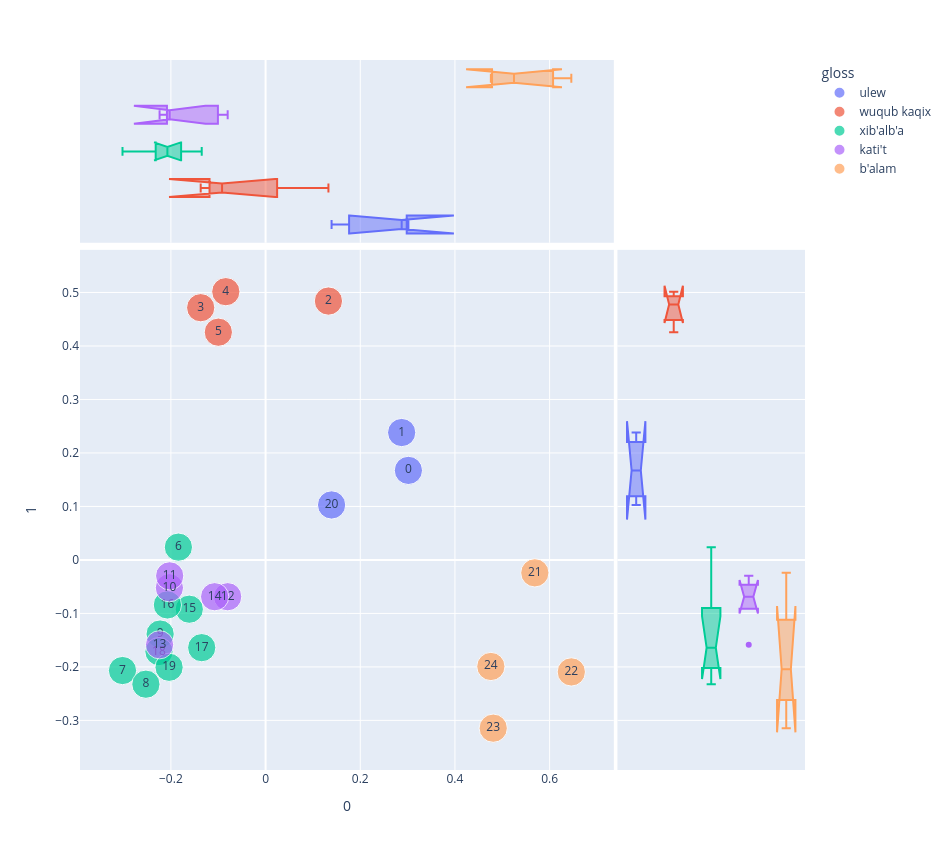
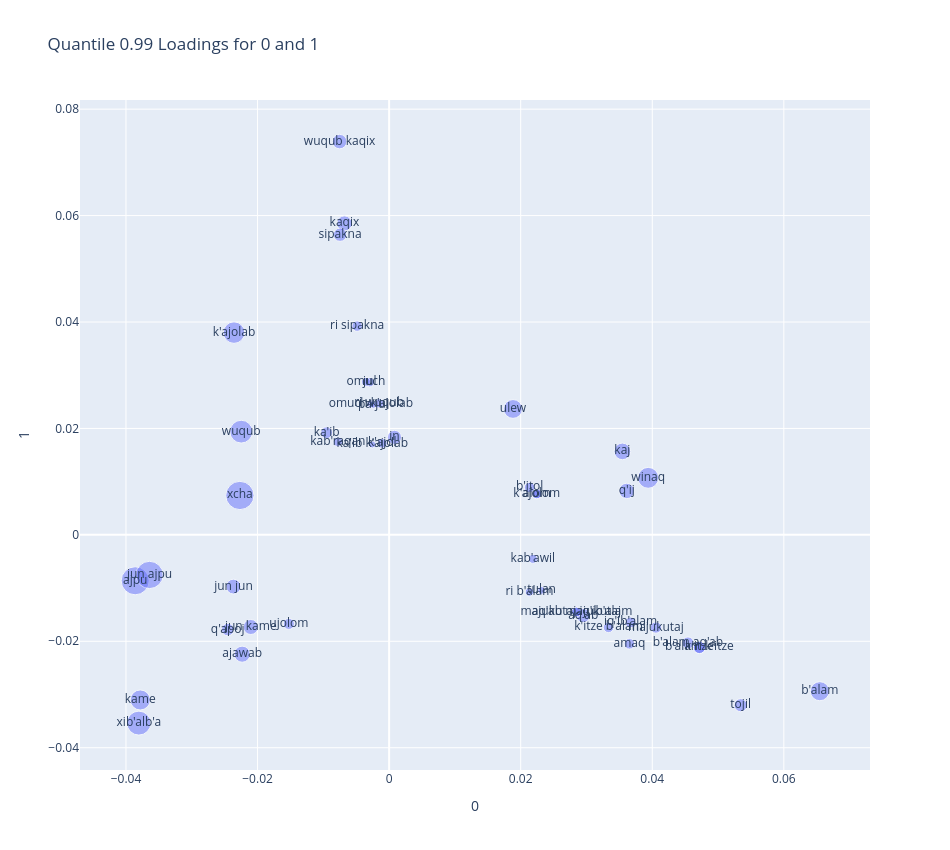

The notebook cell saved with these charts, in order:
### Code cell
plot_pca(0,1)

### Figure 1 — Plotly figure (JSON) as saved in the notebook; plotly's stock layout.template omitted (floating-point values rounded to 4 significant figures)
{"data": [{"hovertemplate": "gloss=ulew<br>0=%{x}<br>1=%{y}<br>size=%{marker.size}<br>doc_id=%{text}<extra></extra>", "legendgroup": "ulew", "marker": {"color": "#636efa", "size": [1, 1, 1], "sizemode": "area", "sizeref": 0.0025, "symbol": "circle"}, "mode": "markers+text", "name": "ulew", "orientation": "v", "showlegend": true, "text": [0, 1, 20], "type": "scatter", "x": [0.3017, 0.2875, 0.1394], "xaxis": "x", "y": [0.1674, 0.2382, 0.1028], "yaxis": "y"}, {"alignmentgroup": "True", "hovertemplate": "gloss=ulew<br>0=%{x}<extra></extra>", "legendgroup": "ulew", "marker": {"color": "#636efa", "symbol": "circle"}, "name": "ulew", "notched": true, "offsetgroup": "ulew", "showlegend": false, "type": "box", "x": [0.3017, 0.2875, 0.1394], "xaxis": "x3", "yaxis": "y3"}, {"alignmentgroup": "True", "hovertemplate": "gloss=ulew<br>1=%{y}<extra></extra>", "legendgroup": "ulew", "marker": {"color": "#636efa", "symbol": "circle"}, "name": "ulew", "notched": true, "offsetgroup": "ulew", "showlegend": false, "type": "box", "xaxis": "x2", "y": [0.1674, 0.2382, 0.1028], "yaxis": "y2"}, {"hovertemplate": "gloss=wuqub kaqix<br>0=%{x}<br>1=%{y}<br>size=%{marker.size}<br>doc_id=%{text}<extra></extra>", "legendgroup": "wuqub kaqix", "marker": {"color": "#EF553B", "size": [1, 1, 1, 1], "sizemode": "area", "sizeref": 0.0025, "symbol": "circle"}, "mode": "markers+text", "name": "wuqub kaqix", "orientation": "v", "showlegend": true, "text": [2, 3, 4, 5], "type": "scatter", "x": [0.1328, -0.1371, -0.08401, -0.0998], "xaxis": "x", "y": [0.484, 0.4715, 0.5015, 0.4258], "yaxis": "y"}, {"alignmentgroup": "True", "hovertemplate": "gloss=wuqub kaqix<br>0=%{x}<extra></extra>", "legendgroup": "wuqub kaqix", "marker": {"color": "#EF553B", "symbol": "circle"}, "name": "wuqub kaqix", "notched": true, "offsetgroup": "wuqub kaqix", "showlegend": false, "type": "box", "x": [0.1328, -0.1371, -0.08401, -0.0998], "xaxis": "x3", "yaxis": "y3"}, {"alignmentgroup": "True", "hovertemplate": "gloss=wuqub kaqix<br>1=%{y}<extra></extra>", "legendgroup": "wuqub kaqix", "marker": {"color": "#EF553B", "symbol": "circle"}, "name": "wuqub kaqix", "notched": true, "offsetgroup": "wuqub kaqix", "showlegend": false, "type": "box", "xaxis": "x2", "y": [0.484, 0.4715, 0.5015, 0.4258], "yaxis": "y2"}, {"hovertemplate": "gloss=xib'alb'a<br>0=%{x}<br>1=%{y}<br>size=%{marker.size}<br>doc_id=%{text}<extra></extra>", "legendgroup": "xib'alb'a", "marker": {"color": "#00cc96", "size": [1, 1, 1, 1, 1, 1, 1, 1, 1], "sizemode": "area", "sizeref": 0.0025, "symbol": "circle"}, "mode": "markers+text", "name": "xib'alb'a", "orientation": "v", "showlegend": true, "text": [6, 7, 8, 9, 15, 16, 17, 18, 19], "type": "scatter", "x": [-0.1842, -0.3022, -0.2528, -0.2228, -0.1612, -0.2074, -0.1349, -0.2252, -0.2038], "xaxis": "x", "y": [0.02392, -0.2068, -0.2323, -0.1386, -0.09208, -0.08413, -0.164, -0.1713, -0.2007], "yaxis": "y"}, {"alignmentgroup": "True", "hovertemplate": "gloss=xib'alb'a<br>0=%{x}<extra></extra>", "legendgroup": "xib'alb'a", "marker": {"color": "#00cc96", "symbol": "circle"}, "name": "xib'alb'a", "notched": true, "offsetgroup": "xib'alb'a", "showlegend": false, "type": "box", "x": [-0.1842, -0.3022, -0.2528, -0.2228, -0.1612, -0.2074, -0.1349, -0.2252, -0.2038], "xaxis": "x3", "yaxis": "y3"}, {"alignmentgroup": "True", "hovertemplate": "gloss=xib'alb'a<br>1=%{y}<extra></extra>", "legendgroup": "xib'alb'a", "marker": {"color": "#00cc96", "symbol": "circle"}, "name": "xib'alb'a", "notched": true, "offsetgroup": "xib'alb'a", "showlegend": false, "type": "box", "xaxis": "x2", "y": [0.02392, -0.2068, -0.2323, -0.1386, -0.09208, -0.08413, -0.164, -0.1713, -0.2007], "yaxis": "y2"}, {"hovertemplate": "gloss=kati't<br>0=%{x}<br>1=%{y}<br>size=%{marker.size}<br>doc_id=%{text}<extra></extra>", "legendgroup": "kati't", "marker": {"color": "#ab63fa", "size": [1, 1, 1, 1, 1], "sizemode": "area", "sizeref": 0.0025, "symbol": "circle"}, "mode": "markers+text", "name": "kati't", "orientation": "v", "showlegend": true, "text": [10, 11, 12, 13, 14], "type": "scatter", "x": [-0.2032, -0.2026, -0.08008, -0.2239, -0.1076], "xaxis": "x", "y": [-0.05202, -0.02979, -0.06878, -0.1586, -0.06879], "yaxis": "y"}, {"alignmentgroup": "True", "hovertemplate": "gloss=kati't<br>0=%{x}<extra></extra>", "legendgroup": "kati't", "marker": {"color": "#ab63fa", "symbol": "circle"}, "name": "kati't", "notched": true, "offsetgroup": "kati't", "showlegend": false, "type": "box", "x": [-0.2032, -0.2026, -0.08008, -0.2239, -0.1076], "xaxis": "x3", "yaxis": "y3"}, {"alignmentgroup": "True", "hovertemplate": "gloss=kati't<br>1=%{y}<extra></extra>", "legendgroup": "kati't", "marker": {"color": "#ab63fa", "symbol": "circle"}, "name": "kati't", "notched": true, "offsetgroup": "kati't", "showlegend": false, "type": "box", "xaxis": "x2", "y": [-0.05202, -0.02979, -0.06878, -0.1586, -0.06879], "yaxis": "y2"}, {"hovertemplate": "gloss=b'alam<br>0=%{x}<br>1=%{y}<br>size=%{marker.size}<br>doc_id=%{text}<extra></extra>", "legendgroup": "b'alam", "marker": {"color": "#FFA15A", "size": [1, 1, 1, 1], "sizemode": "area", "sizeref": 0.0025, "symbol": "circle"}, "mode": "markers+text", "name": "b'alam", "orientation": "v", "showlegend": true, "text": [21, 22, 23, 24], "type": "scatter", "x": [0.5688, 0.6458, 0.4809, 0.4759], "xaxis": "x", "y": [-0.02411, -0.2093, -0.3145, -0.1992], "yaxis": "y"}, {"alignmentgroup": "True", "hovertemplate": "gloss=b'alam<br>0=%{x}<extra></extra>", "legendgroup": "b'alam", "marker": {"color": "#FFA15A", "symbol": "circle"}, "name": "b'alam", "notched": true, "offsetgroup": "b'alam", "showlegend": false, "type": "box", "x": [0.5688, 0.6458, 0.4809, 0.4759], "xaxis": "x3", "yaxis": "y3"}, {"alignmentgroup": "True", "hovertemplate": "gloss=b'alam<br>1=%{y}<extra></extra>", "legendgroup": "b'alam", "marker": {"color": "#FFA15A", "symbol": "circle"}, "name": "b'alam", "notched": true, "offsetgroup": "b'alam", "showlegend": false, "type": "box", "xaxis": "x2", "y": [-0.02411, -0.2093, -0.3145, -0.1992], "yaxis": "y2"}], "layout": {"height": 850, "legend": {"itemsizing": "constant", "title": {"text": "gloss"}, "tracegroupgap": 0}, "margin": {"t": 60}, "width": 950, "xaxis": {"anchor": "y", "domain": [0, 0.7363], "title": {"text": "0"}}, "xaxis2": {"anchor": "y2", "domain": [0.7413, 1], "matches": "x2", "showgrid": false, "showline": false, "showticklabels": false, "ticks": ""}, "xaxis3": {"anchor": "y3", "domain": [0, 0.7363], "matches": "x", "showgrid": true, "showticklabels": false}, "xaxis4": {"anchor": "y4", "domain": [0.7413, 1], "matches": "x2", "showgrid": false, "showline": false, "showticklabels": false, "ticks": ""}, "yaxis": {"anchor": "x", "domain": [0, 0.7326], "title": {"text": "1"}}, "yaxis2": {"anchor": "x2", "domain": [0, 0.7326], "matches": "y", "showgrid": true, "showticklabels": false}, "yaxis3": {"anchor": "x3", "domain": [0.7426, 1], "matches": "y3", "showgrid": false, "showline": false, "showticklabels": false, "ticks": ""}, "yaxis4": {"anchor": "x4", "domain": [0.7426, 1], "matches": "y3", "showgrid": true, "showline": false, "showticklabels": false, "ticks": ""}}}

### Figure 2 — Plotly figure (JSON) as saved in the notebook; plotly's stock layout.template omitted (floating-point values rounded to 4 significant figures)
{"data": [{"hovertemplate": "0=%{x}<br>1=%{y}<br>n=%{marker.size}<br>text=%{text}<extra></extra>", "legendgroup": "", "marker": {"color": "#636efa", "opacity": 0.5, "size": [47, 143, 17, 20, 35, 17, 66, 26, 27, 20, 21, 135, 40, 84, 17, 27, 20, 15, 50, 73, 23, 17, 28, 43, 13, 31, 11, 79, 94, 145, 104, 36, 16, 41, 17, 25, 9, 16, 42, 14, 11, 10, 20, 15, 32, 22, 64, 38], "sizemode": "area", "sizeref": 0.3625, "symbol": "circle"}, "mode": "markers+text", "name": "", "orientation": "v", "showlegend": false, "text": ["ajawab", "ajpu", "alom", "amaq", "aq'ab", "aq'ab majukutaj", "b'alam", "b'alam aq'ab", "b'alam k'itze", "b'itol", "iq'ib'alam", "jun ajpu", "jun jun", "k'ajolab", "k'ajolom", "k'itze", "k'itze b'alam", "kab'awil", "kaj", "kame", "majukutaj", "majukutaj iq'ib'alam", "q'apoj", "q'ij", "ri b'alam", "tojil", "tulan", "winaq", "wuqub", "xcha", "xib'alb'a", "in", "jul", "jun kame", "k'ajol", "ka'ib", "ka'ib k'ajolab", "kab'raqan", "kaqix", "omuch", "omuch k'ajolab", "pa jul", "ri sipakna", "ri wuqub", "sipakna", "ujolom", "ulew", "wuqub kaqix"], "type": "scatter", "x": [-0.02234, -0.0386, 0.02245, 0.03653, 0.02951, 0.02848, 0.06547, 0.04543, 0.04717, 0.02137, 0.03671, -0.03642, -0.02366, -0.02358, 0.02245, 0.04717, 0.03335, 0.02185, 0.03546, -0.03783, 0.04056, 0.02848, -0.02453, 0.03612, 0.02133, 0.05344, 0.02319, 0.03938, -0.02248, -0.02269, -0.03804, 0.0008129, -0.002944, -0.02103, -0.00104, -0.009506, -0.002562, -0.007797, -0.006794, -0.003528, -0.002769, -0.002402, -0.004865, -0.001522, -0.007456, -0.01524, 0.01883, -0.007526], "xaxis": "x", "y": [-0.02242, -0.008626, 0.007693, -0.02048, -0.01517, -0.01449, -0.02938, -0.0203, -0.02116, 0.008907, -0.01645, -0.007532, -0.009724, 0.03801, 0.007693, -0.02116, -0.01738, -0.004505, 0.01569, -0.03103, -0.01742, -0.01449, -0.0178, 0.008259, -0.01074, -0.03201, -0.01044, 0.01072, 0.0194, 0.007405, -0.03538, 0.01832, 0.02869, -0.01731, 0.0172, 0.01919, 0.01699, 0.01749, 0.05852, 0.02877, 0.02466, 0.02449, 0.03923, 0.0247, 0.05641, -0.01674, 0.02366, 0.07391], "yaxis": "y"}], "layout": {"height": 850, "legend": {"itemsizing": "constant", "tracegroupgap": 0}, "title": {"text": "Quantile 0.99 Loadings for 0 and 1"}, "width": 950, "xaxis": {"anchor": "y", "domain": [0, 1], "title": {"text": "0"}}, "yaxis": {"anchor": "x", "domain": [0, 1], "title": {"text": "1"}}}}
